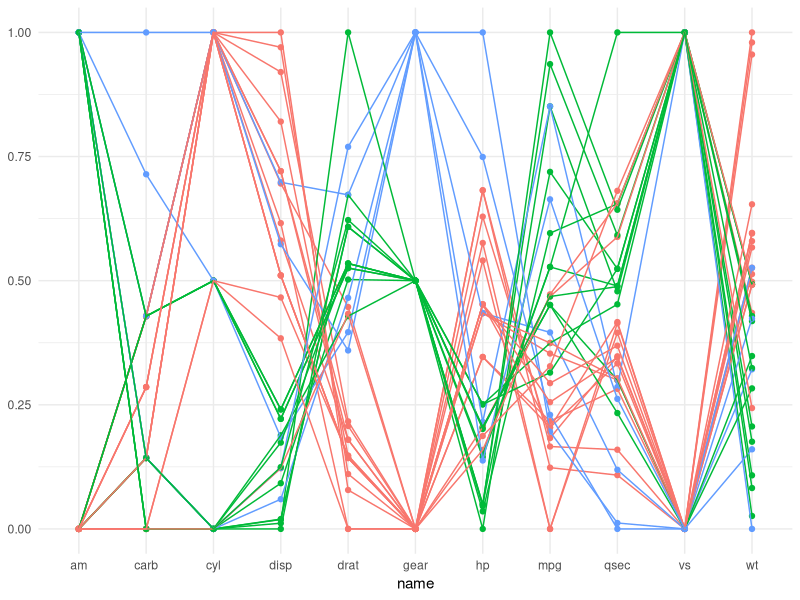
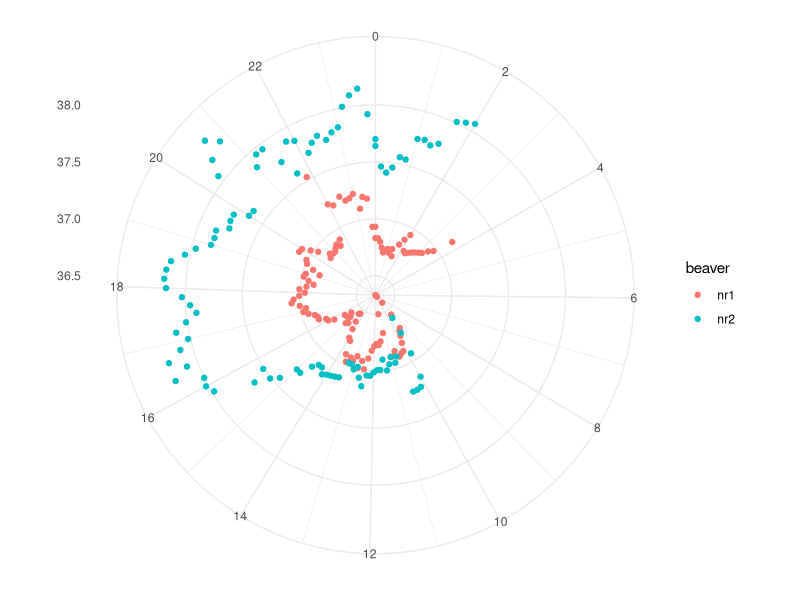
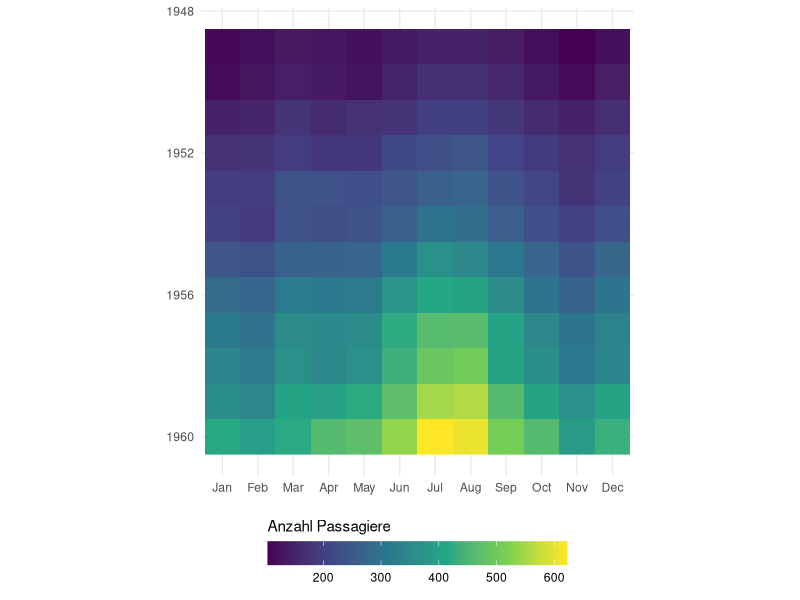

Write R code to recreate these figures, in order.
## ---- chunk 1
#| echo: true
#| code-fold: false

library("dplyr")
library("tidyr")
library("ggplot2")
## ---- chunk 2
mtcars2 <- mtcars |>
  tibble::rownames_to_column("car") |>
  pivot_longer(-car)

mtcars2 <- mtcars2 |>
  group_by(name) |>
  mutate(value_scaled = scales::rescale(value))
## ---- chunk 3
#| echo: false
#| purl: false

knitr::kable(head(mtcars))
## ---- chunk 4
#| output: true

mtcars2 <- mtcars2 |>
  group_by(car) |>
  mutate(gear = value[name == "gear"])

ggplot(mtcars2, aes(name, value_scaled, group = car, color = factor(gear))) +
  geom_point() +
  geom_line() +
  theme_minimal() +
  theme(legend.position = "none", axis.title.y = element_blank())
## ---- chunk 5
beaver1_new <- beaver1 |>
  mutate(beaver = "nr1")

beaver2_new <- beaver2 |>
  mutate(beaver = "nr2")

beaver_new <- rbind(beaver1_new, beaver2_new)
## ---- chunk 6
beaver_new <- beaver_new |>
  mutate(
    hour_dec = (time / 100) %/% 1, # Ganze Stunden (mittels ganzzaliger Division)
    min_dec = (time / 100) %% 1 / 0.6, # Dezimalminuten (15 min wird zu 0.25, via Modulo)
    hour_min_dec = hour_dec + min_dec # Dezimal-Zeitangabe (03:30 wird zu 3.5)
  )
## ---- chunk 7
#| output: true

# Lösung Aufgabe 2

beaver_new |>
  ggplot(aes(hour_min_dec, temp, color = beaver)) +
  geom_point() +
  scale_x_continuous(breaks = seq(0, 23, 2)) +
  coord_polar() +
  theme_minimal() +
  theme(axis.title = element_blank())
## ---- chunk 8
AirPassengers

class(AirPassengers)
## ---- chunk 9
AirPassengers2 <- tapply(AirPassengers, list(year = floor(time(AirPassengers)), month = month.abb[cycle(AirPassengers)]), c)

AirPassengers2
## ---- chunk 10
AirPassengers3 <- AirPassengers2 |>
  as.data.frame() |>
  tibble::rownames_to_column("year") |>
  pivot_longer(-year, names_to = "month", values_to = "n") |>
  mutate(
    # ich nutze einen billigen Trick um ausgeschriebene Monate in Nummern umzuwandeln
    month = factor(month, levels = month.abb, ordered = T),
    month_numb = as.integer(month),
    year = as.integer(year)
  )
## ---- chunk 11
#| output: true

ggplot(AirPassengers3, aes(month, year, fill = n)) +
  geom_raster() +
  scale_y_reverse() +
  scale_fill_viridis_c(guide = guide_colourbar(barwidth = 15, title.position = "top")) +
  theme_minimal() +
  labs(fill = "Anzahl Passagiere") +
  coord_equal() +
  theme(axis.title = element_blank(), legend.position = "bottom")
